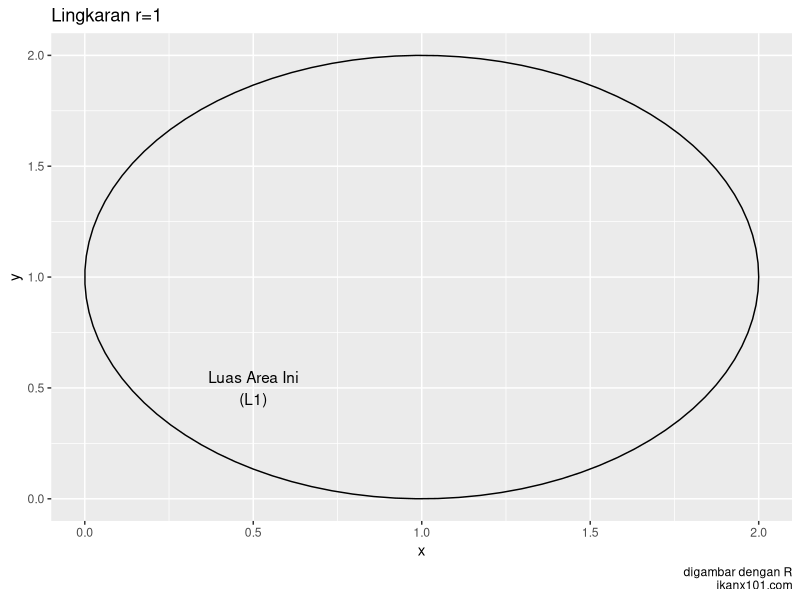
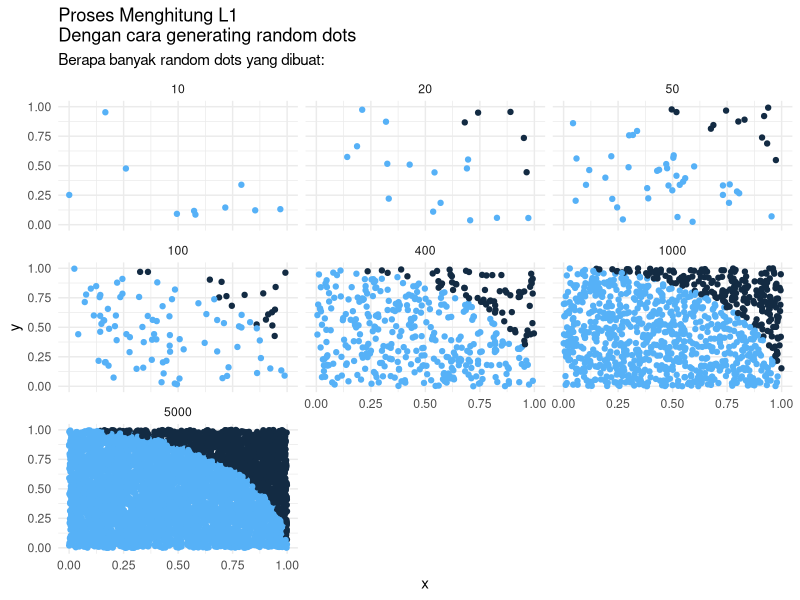
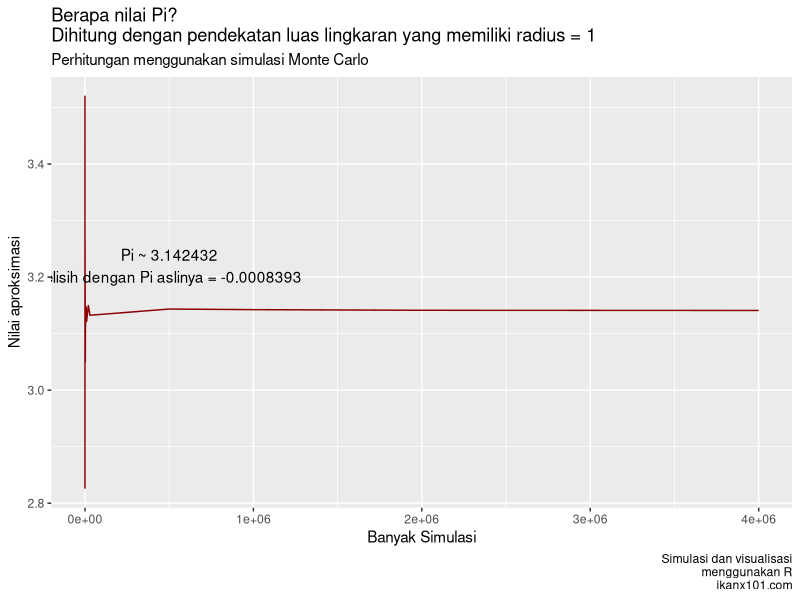

These charts were generated, in order, by the following R code:
## ---- chunk 1
knitr::opts_chunk$set(echo = TRUE)

library(dplyr)
library(ggplot2)

rm(list=ls())
set.seed(10104074)
## ---- chunk 2
# gambar lingkaran
xc = 1
yc = 1
r = 1
ggplot() + annotate("path",
   x=xc+r*cos(seq(0,2*pi,length.out=100)),
   y=yc+r*sin(seq(0,2*pi,length.out=100))) +
   labs(title = "Lingkaran r=1",
        caption = "digambar dengan R\nikanx101.com") +
   annotate("text",
            x = .5,
            y = .5,
            label = "Luas Area Ini\n(L1)")
## ---- chunk 3
rm(list=ls())
# bikin fungsi utk generate data
  # lalu kita rbind
generate_sim = function(n){
  data = data.frame(
  x = runif(n),
  y = runif(n),
  iterasi = n
  ) %>%
  mutate(penanda = ifelse(x^2 + y^2 <= 1, 1, 0)) %>% distinct()
  return(data)
}

# sekarang kita bikin datasetnya
n_sim = c(10,20,50,100,400,1000,5000)

# kita mulai iterasinya
i = 1
data_sim = generate_sim(n_sim[i])

for(i in 2:length(n_sim)){
  temp = generate_sim(n_sim[i])
  data_sim = rbind(data_sim,temp)
}

# yuk kita bikin dulu titiknya
data_sim %>%
    ggplot(aes(x = x, y = y)) +
    geom_point(aes(color = penanda)) +
    facet_wrap(~iterasi) +
    theme_minimal() +
    labs(x = "x",
         y = "y",
         title = "Proses Menghitung L1\nDengan cara generating random dots",
         subtitle = "Berapa banyak random dots yang dibuat:") +
         theme(legend.position = "none")
## ---- chunk 4
hitung_pi = function(n){
  x = runif(n)
  y = runif(n)
  data = data.frame(x,y)
  data =
    data %>%
    mutate(jatuh = x^2 + y^2,
           ket = ifelse(jatuh <= 1, 1,0))
  return(4 * sum(data$ket)/n)
}

## ---- chunk 5
# saatnya simulasi
simulasi = data.frame(
  n = c(10,20,50,75,100,400,600,999,1100,2000,
        3000,5000,7500,10000,20000,30000,500000,
        1000000,2000000,4000000),
  pi = 0
)

simulasi$pi = sapply(simulasi$n,hitung_pi)
simulasi$beda = pi - simulasi$pi

simulasi %>%
    ggplot(aes(x = n,
               y = pi)) +
    geom_line(color = "darkred") +
    labs(title = "Berapa nilai Pi?\nDihitung dengan pendekatan luas lingkaran yang memiliki radius = 1",
        subtitle = "Perhitungan menggunakan simulasi Monte Carlo",
        caption = "Simulasi dan visualisasi\nmenggunakan R\nikanx101.com",
        x = "Banyak Simulasi",
        y = "Nilai aproksimasi") +
        annotate("text",
                 x = 500000, 
                 y = 3.22, 
                 label = paste0("Pi ~ ",simulasi$pi[18],
                                "\nselisih dengan Pi aslinya = ",round(simulasi$beda[18],7))
                 )
